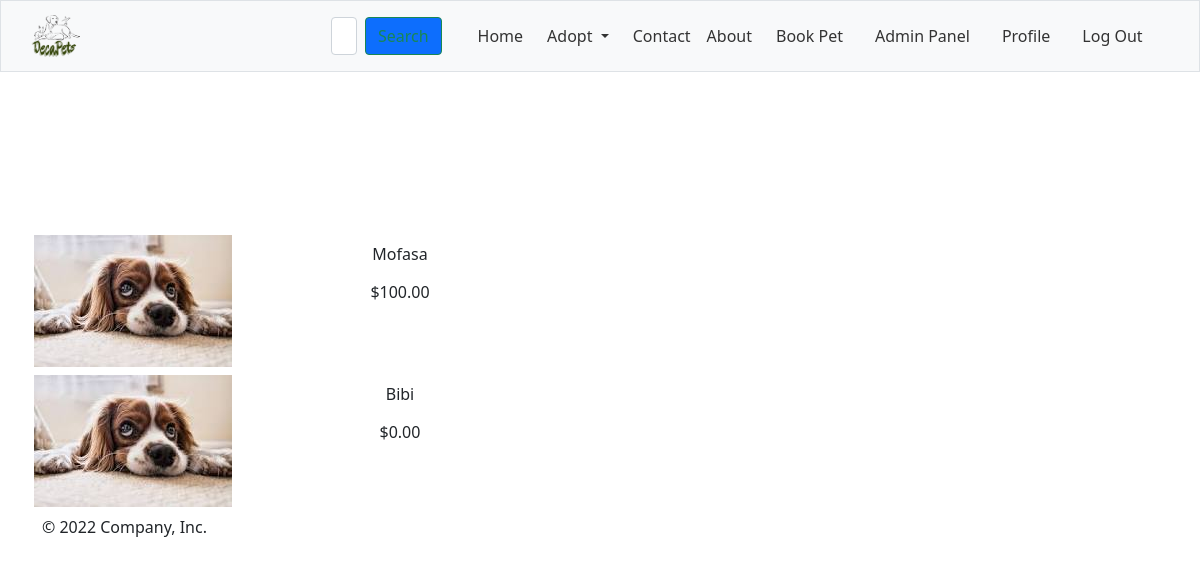
The app's page /bookings?a=get_cart&cart_id=12 (signed in) with its own data.
### tables this page shows
CREATE TABLE pet(
                id INTEGER PRIMARY KEY AUTOINCREMENT NOT NULL,
                pet_name TEXT,
                category_id INTEGER,
                subcategory_id INTEGER,
                shelter_home_id INTEGER,
                user_id INTEGER,
                pet_description TEXT,
                age TEXT,
                pet_status TEXT,
                pet_image_url TEXT,
                upload_date TEXT, price CURRENCY DEFAULT 0,
                FOREIGN KEY(category_id) REFERENCES category(id),
                FOREIGN KEY(user_id) REFERENCES user(id),
                FOREIGN KEY(subcategory_id) REFERENCES subcategory(id),
                FOREIGN KEY(shelter_home_id) REFERENCES shelter_home(id)
            );

### app.py (the view, shortened to what this page needs)
@app.route("/bookings", methods=["GET", "POST"])
@login_required
def bookings():
    if request.method == "GET":
        action = request.args.get("a")
        if action == "add_booking":
            return render_template("admin/booking_form.html")
        if action == "clear_booking":
            del session["cart"]
            flash("Cart cleared")
            return redirect("/")
        if action == "get_cart":
            cart_id = request.args.get("cart_id")
            pets = db.execute("SELECT pet.*, category.name AS category_name, subcategory.name as subcategory_name, shelter_home_name FROM cart JOIN cart_pet ON cart.id = cart_pet.cart_id JOIN pet ON cart_pet.pet_id = pet.id JOIN category ON category.id = pet.category_id JOIN subcategory ON pet.subcategory_id = subcategory.id JOIN shelter_home ON pet.shelter_home_id = shelter_home.id WHERE cart_pet.cart_id = ?", cart_id)
            return render_template("add_booking_form.html", pets=pets)

### app.py (called while the page is built)
@app.after_request
def after_request(response):
    response.headers["Cache-Control"] = "no-cache, no-store, must-revalidate"
    response.headers["Expires"] = 0
    response.headers["Pragma"] = "no-cache"
    return response

### helpers.py (called while the page is built)
def login_required(f):
    @wraps(f)
    def decorated_function(*args, **kwargs):
        if session.get("user_id") is None:
            return redirect("/login")
        return f(*args, **kwargs)
    return decorated_function

def usd(value):
    return f"${value:,.2f}"

### templates/add_booking_form.html (shortened to what this page needs)
{% extends "layout.html" %}
{% block main %}
    <div class="p-5">
    </div>
    <div class="row">
        <duv class="col-sm-8">
            {% for p in pets %}
                <div class="row my-2">
                    <div class="col-sm-4">
                        <img src="{{p["pet_image_url"]}}" class="img-fluid" alt="{{p['pet_name'] }} ">
                    </div>
                    <div class="col-sm-4">
                        <h>
                            <span class="btn"> {{p["pet_name"]}}</span></h>
                        <h6>
                            <span class="btn"> {{p["price"] | usd}}</span>
                        </h6>
                    </div>
                </div>
            {% endfor %}
        </duv>
        <div class="col-sm-4">
        </div>
        </div>
{% endblock %}

### static/decapet_style/style.css (style rules this page uses)
*, *::after, *::before { box-sizing: border-box; }
.row { margin-top: 5%; text-align: center; }

### records on screen
pet: pet_image_url (picture), pet_name "Mofasa", price "$100.00"
pet: pet_image_url (picture), pet_name "Bibi", price "$0.00"
